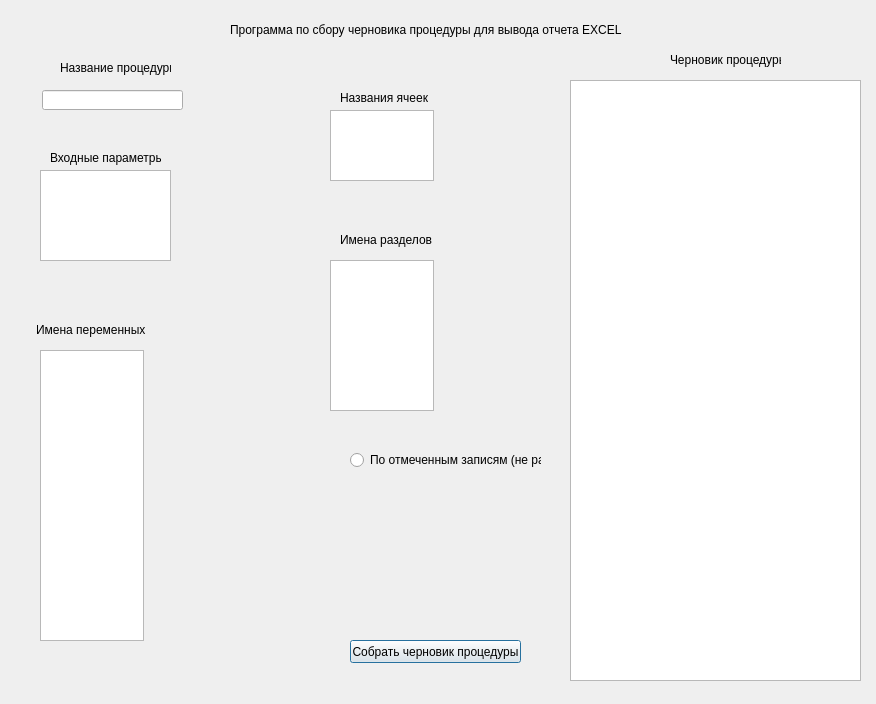
<?xml version="1.0" encoding="UTF-8"?>
<ui version="4.0">
 <class>Dialog</class>
 <widget class="QDialog" name="Dialog">
  <property name="geometry">
   <rect>
    <x>0</x>
    <y>0</y>
    <width>876</width>
    <height>704</height>
   </rect>
  </property>
  <property name="windowTitle">
   <string>Dialog</string>
  </property>
  <widget class="QLabel" name="label">
   <property name="geometry">
    <rect>
     <x>60</x>
     <y>60</y>
     <width>111</width>
     <height>16</height>
    </rect>
   </property>
   <property name="text">
    <string>Название процедуры</string>
   </property>
  </widget>
  <widget class="QLabel" name="label_2">
   <property name="geometry">
    <rect>
     <x>340</x>
     <y>90</y>
     <width>91</width>
     <height>16</height>
    </rect>
   </property>
   <property name="text">
    <string>Названия ячеек</string>
   </property>
  </widget>
  <widget class="QLineEdit" name="lineEdit">
   <property name="geometry">
    <rect>
     <x>42</x>
     <y>90</y>
     <width>141</width>
     <height>20</height>
    </rect>
   </property>
  </widget>
  <widget class="QTextEdit" name="textEdit">
   <property name="geometry">
    <rect>
     <x>40</x>
     <y>170</y>
     <width>131</width>
     <height>91</height>
    </rect>
   </property>
  </widget>
  <widget class="QTextEdit" name="textEdit_2">
   <property name="geometry">
    <rect>
     <x>40</x>
     <y>350</y>
     <width>104</width>
     <height>291</height>
    </rect>
   </property>
  </widget>
  <widget class="QTextEdit" name="textEdit_3">
   <property name="geometry">
    <rect>
     <x>330</x>
     <y>110</y>
     <width>104</width>
     <height>71</height>
    </rect>
   </property>
  </widget>
  <widget class="QTextEdit" name="textEdit_4">
   <property name="geometry">
    <rect>
     <x>330</x>
     <y>260</y>
     <width>104</width>
     <height>151</height>
    </rect>
   </property>
  </widget>
  <widget class="QTextBrowser" name="textBrowser">
   <property name="geometry">
    <rect>
     <x>570</x>
     <y>80</y>
     <width>291</width>
     <height>601</height>
    </rect>
   </property>
  </widget>
  <widget class="QPushButton" name="pushButton">
   <property name="geometry">
    <rect>
     <x>350</x>
     <y>640</y>
     <width>171</width>
     <height>23</height>
    </rect>
   </property>
   <property name="text">
    <string>Собрать черновик процедуры</string>
   </property>
  </widget>
  <widget class="QRadioButton" name="radioButton">
   <property name="geometry">
    <rect>
     <x>350</x>
     <y>450</y>
     <width>191</width>
     <height>20</height>
    </rect>
   </property>
   <property name="text">
    <string>По отмеченным записям (не раб)</string>
   </property>
  </widget>
  <widget class="QLabel" name="label_3">
   <property name="geometry">
    <rect>
     <x>36</x>
     <y>320</y>
     <width>121</width>
     <height>20</height>
    </rect>
   </property>
   <property name="text">
    <string>Имена переменных</string>
   </property>
  </widget>
  <widget class="QLabel" name="label_4">
   <property name="geometry">
    <rect>
     <x>340</x>
     <y>230</y>
     <width>121</width>
     <height>20</height>
    </rect>
   </property>
   <property name="text">
    <string>Имена разделов</string>
   </property>
  </widget>
  <widget class="QLabel" name="label_5">
   <property name="geometry">
    <rect>
     <x>50</x>
     <y>150</y>
     <width>111</width>
     <height>16</height>
    </rect>
   </property>
   <property name="text">
    <string>Входные параметры</string>
   </property>
  </widget>
  <widget class="QLabel" name="label_6">
   <property name="geometry">
    <rect>
     <x>670</x>
     <y>50</y>
     <width>111</width>
     <height>20</height>
    </rect>
   </property>
   <property name="text">
    <string>Черновик процедуры</string>
   </property>
  </widget>
  <widget class="QLabel" name="label_7">
   <property name="geometry">
    <rect>
     <x>230</x>
     <y>20</y>
     <width>441</width>
     <height>20</height>
    </rect>
   </property>
   <property name="text">
    <string>Программа по сбору черновика процедуры для вывода отчета EXCEL</string>
   </property>
  </widget>
 </widget>
 <resources/>
 <connections/>
</ui>
